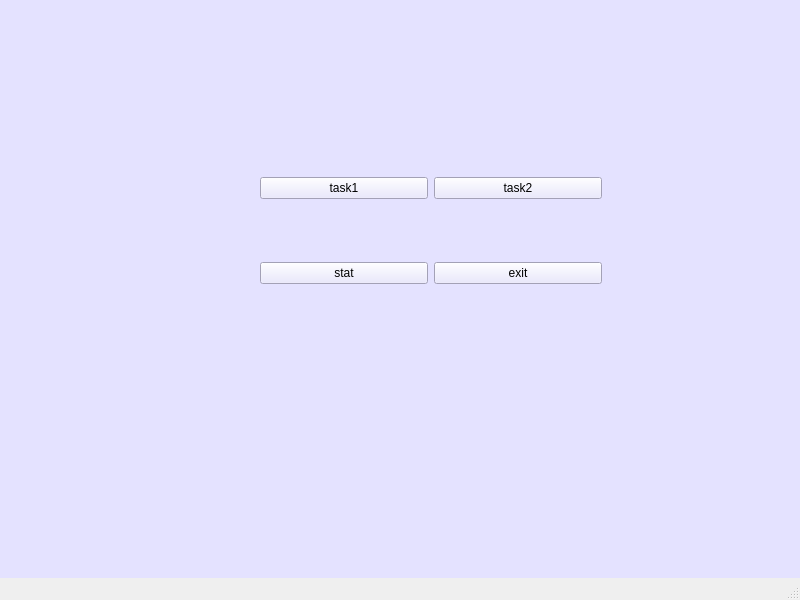
<?xml version="1.0" encoding="UTF-8"?>
<ui version="4.0">
 <class>MainWindow</class>
 <widget class="QMainWindow" name="MainWindow">
  <property name="geometry">
   <rect>
    <x>0</x>
    <y>0</y>
    <width>800</width>
    <height>600</height>
   </rect>
  </property>
  <property name="windowTitle">
   <string>MainWindow</string>
  </property>
  <property name="styleSheet">
   <string notr="true">
</string>
  </property>
  <widget class="QWidget" name="centralwidget">
   <property name="styleSheet">
    <string notr="true">font: 14pt &quot;Nirmala UI&quot;;
background-color: rgb(228, 226, 255);
color: rgb(0, 0, 0);</string>
   </property>
   <widget class="QWidget" name="gridLayoutWidget">
    <property name="geometry">
     <rect>
      <x>260</x>
      <y>120</y>
      <width>342</width>
      <height>221</height>
     </rect>
    </property>
    <layout class="QGridLayout" name="gridLayout">
     <item row="0" column="0">
      <widget class="QPushButton" name="PushButton_task1">
       <property name="text">
        <string>task1</string>
       </property>
      </widget>
     </item>
     <item row="1" column="0">
      <widget class="QPushButton" name="PushButton_stat">
       <property name="text">
        <string>stat</string>
       </property>
      </widget>
     </item>
     <item row="0" column="1">
      <widget class="QPushButton" name="Push_Button_task2">
       <property name="text">
        <string>task2</string>
       </property>
      </widget>
     </item>
     <item row="1" column="1">
      <widget class="QPushButton" name="PushButton_exit">
       <property name="text">
        <string>exit</string>
       </property>
      </widget>
     </item>
    </layout>
   </widget>
  </widget>
  <widget class="QMenuBar" name="menubar">
   <property name="geometry">
    <rect>
     <x>0</x>
     <y>0</y>
     <width>800</width>
     <height>21</height>
    </rect>
   </property>
  </widget>
  <widget class="QStatusBar" name="statusbar"/>
 </widget>
 <resources/>
 <connections/>
</ui>
